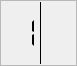
<?xml version="1.0" encoding="UTF-8"?>
<ui version="4.0">
 <class>TimerWidget</class>
 <widget class="QFrame" name="TimerWidget">
  <property name="geometry">
   <rect>
    <x>0</x>
    <y>0</y>
    <width>77</width>
    <height>66</height>
   </rect>
  </property>
  <property name="sizePolicy">
   <sizepolicy hsizetype="Minimum" vsizetype="Minimum">
    <horstretch>0</horstretch>
    <verstretch>0</verstretch>
   </sizepolicy>
  </property>
  <property name="windowTitle">
   <string notr="true"/>
  </property>
  <property name="frameShape">
   <enum>QFrame::StyledPanel</enum>
  </property>
  <property name="frameShadow">
   <enum>QFrame::Raised</enum>
  </property>
  <layout class="QGridLayout" name="gridLayout">
   <property name="horizontalSpacing">
    <number>0</number>
   </property>
   <property name="verticalSpacing">
    <number>1</number>
   </property>
   <property name="margin">
    <number>1</number>
   </property>
   <item row="0" column="0" rowspan="2">
    <widget class="QLCDNumber" name="lcd">
     <property name="sizePolicy">
      <sizepolicy hsizetype="Minimum" vsizetype="Minimum">
       <horstretch>0</horstretch>
       <verstretch>0</verstretch>
      </sizepolicy>
     </property>
     <property name="toolTip">
      <string>Timer</string>
     </property>
     <property name="frameShape">
      <enum>QFrame::NoFrame</enum>
     </property>
     <property name="frameShadow">
      <enum>QFrame::Plain</enum>
     </property>
     <property name="smallDecimalPoint">
      <bool>false</bool>
     </property>
     <property name="numDigits">
      <number>2</number>
     </property>
     <property name="digitCount">
      <number>2</number>
     </property>
     <property name="mode">
      <enum>QLCDNumber::Dec</enum>
     </property>
     <property name="segmentStyle">
      <enum>QLCDNumber::Flat</enum>
     </property>
     <property name="value" stdset="0">
      <double>1.000000000000000</double>
     </property>
    </widget>
   </item>
   <item row="0" column="1" rowspan="2">
    <widget class="KSeparator" name="separator">
     <property name="frameShape">
      <enum>QFrame::VLine</enum>
     </property>
    </widget>
   </item>
   <item row="1" column="2">
    <widget class="QToolButton" name="downButton">
     <property name="sizePolicy">
      <sizepolicy hsizetype="Minimum" vsizetype="Minimum">
       <horstretch>0</horstretch>
       <verstretch>0</verstretch>
      </sizepolicy>
     </property>
     <property name="text">
      <string notr="true"/>
     </property>
     <property name="autoRepeat">
      <bool>true</bool>
     </property>
     <property name="autoRaise">
      <bool>true</bool>
     </property>
    </widget>
   </item>
   <item row="0" column="2">
    <widget class="QToolButton" name="upButton">
     <property name="sizePolicy">
      <sizepolicy hsizetype="Minimum" vsizetype="Minimum">
       <horstretch>0</horstretch>
       <verstretch>0</verstretch>
      </sizepolicy>
     </property>
     <property name="text">
      <string notr="true"/>
     </property>
     <property name="autoRepeat">
      <bool>true</bool>
     </property>
     <property name="autoRaise">
      <bool>true</bool>
     </property>
    </widget>
   </item>
  </layout>
 </widget>
 <customwidgets>
  <customwidget>
   <class>KSeparator</class>
   <extends>QFrame</extends>
   <header>kseparator.h</header>
  </customwidget>
 </customwidgets>
 <resources/>
 <connections/>
</ui>
